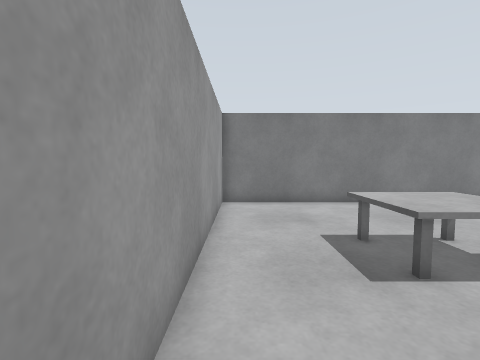
[1] (above)

14 first-person views from a walk through a Gazebo world. The camera is 0.92 m above the floor, tilts 4° down and sees 85° across. The floor is counted in squares, 0.5 m on a side. Each view is taken from the middle of a square. On the plan, view 1 faces up. The plan holds only what a view shows up to about 15 squares ahead; the rest is blank. The place goes on beyond the plan.

[2]
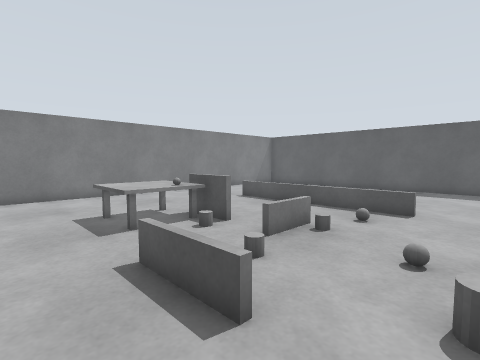

[3]
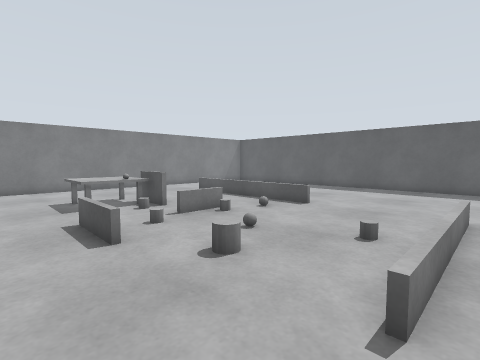

[4]
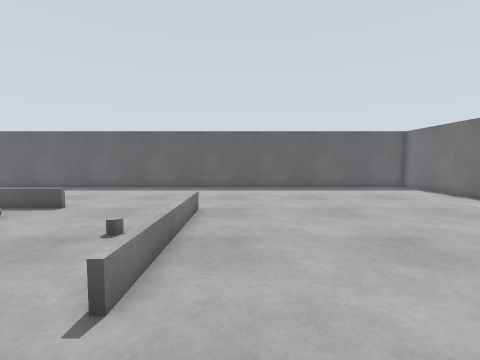

[5]
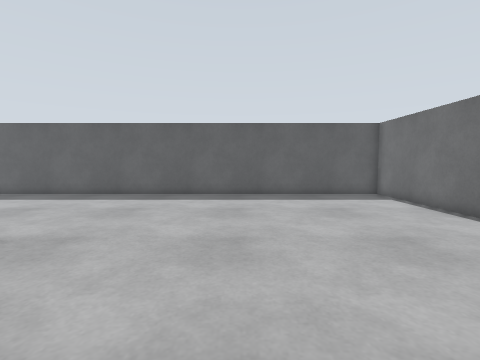

[6]
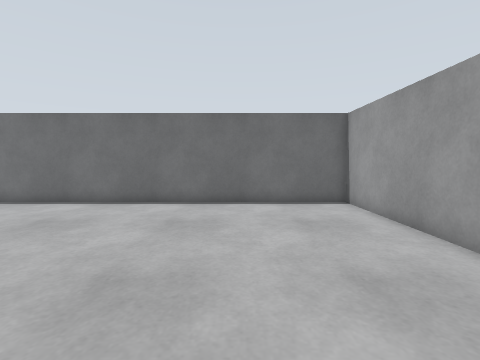

[7]
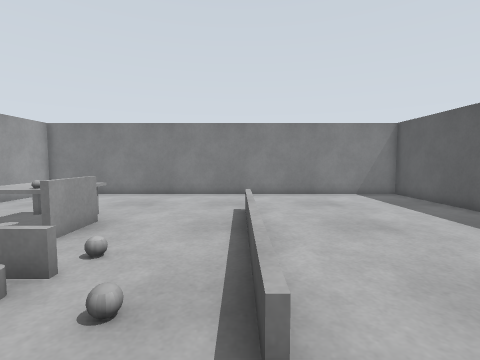

[8]
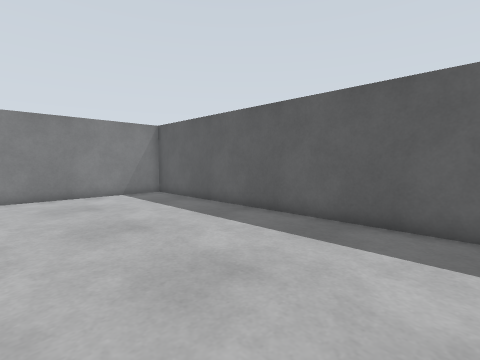

[9]
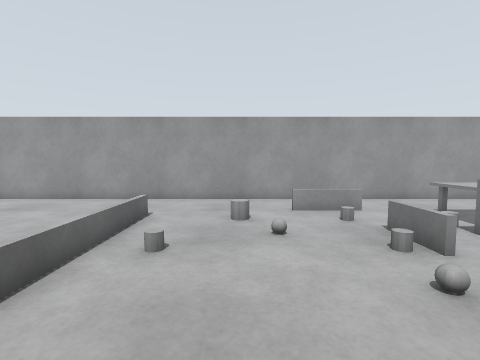

[10]
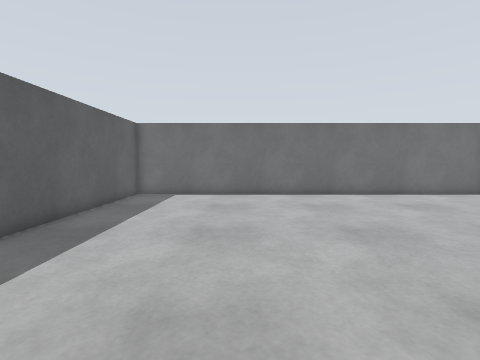

[11]
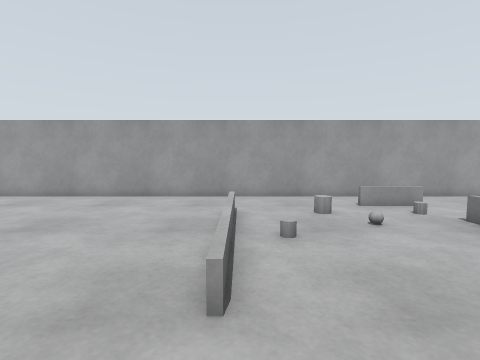

[12]
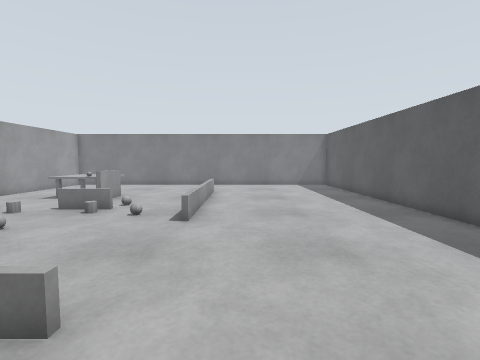

[13]
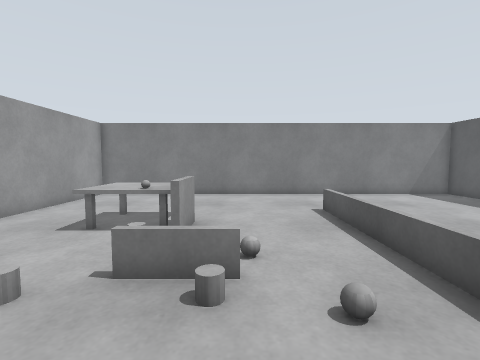

[14]
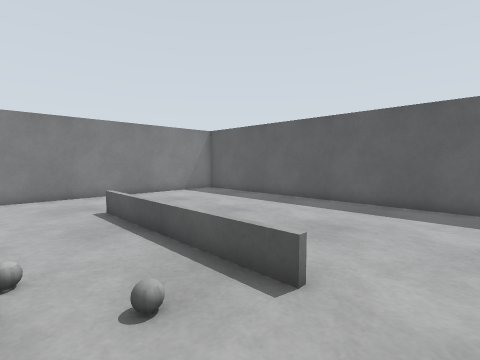

### Floor plan
Ten units are one square. View 1 is at (0, 0); x grows to the right and y downward. Boxes are objects, and circles mark ways between rooms. Rooms are numbered by the first view taken in them; rooms with no view inside come last. Other rooms are left out.
<svg viewBox="-13 -123 206 326">
<path fill="none" stroke="#000" d="M106 -118 -8 -118 -8 66M54 -34 54 -50M52 -38 26 -38 26 -64M56 -50 56 -34M71 -10 50 -10M22 -16 22 10M20 11 20 -16M102 11 102 -70M30 62 100 62M-8 66 -8 198 188 198 188 -118 106 -118M101 64 30 64M104 -55 104 10"/>
<rect x="25" y="25" width="20" height="10" fill="#bbb"><title>grey cylinder</title></rect>
<rect x="35" y="-5" width="10" height="10" fill="#bbb"><title>grey cylinder</title></rect>
<rect x="35" y="-45" width="10" height="10" fill="#bbb"><title>other object</title></rect>
<rect x="45" y="15" width="10" height="10" fill="#bbb"><title>grey ball</title></rect>
<rect x="45" y="-35" width="10" height="10" fill="#bbb"><title>grey cylinder</title></rect>
<rect x="65" y="45" width="10" height="10" fill="#bbb"><title>grey cylinder</title></rect>
<rect x="65" y="-5" width="10" height="10" fill="#bbb"><title>grey cylinder</title></rect>
<rect x="65" y="-25" width="10" height="10" fill="#bbb"><title>grey ball</title></rect>
<rect x="75" y="-5" width="10" height="10" fill="#bbb"><title>grey ball</title></rect>
<circle cx="10" cy="60" r="3" fill="#2a7"/>
<circle cx="100" cy="-95" r="3" fill="#2a7"/>
<circle cx="100" cy="35" r="3" fill="#2a7"/>
<text x="50" y="-30">1</text>
<text x="110" y="70">2</text>
</svg>
Room 1 opens to room 2.

Where each view was taken, in squares from view 1:
view 1: 0 up, 0 right, facing up
view 2: 3 down, 0 right, facing up-right
view 3: 7 down, 0 right, facing up-right
view 4: 8 down, 0 right, facing right
view 5: 12 down, 4 right, facing right
view 6: 8 down, 4 right, facing down
view 7: 3 down, 10 right, facing up
view 8: 3 down, 11 right, facing up-right
view 9: 3 down, 12 right, facing left
view 10: 5 down, 13 right, facing down
view 11: 6 down, 13 right, facing left
view 12: 9 down, 12 right, facing up
view 13: 3 down, 7 right, facing up
view 14: 3 down, 7 right, facing up-right
